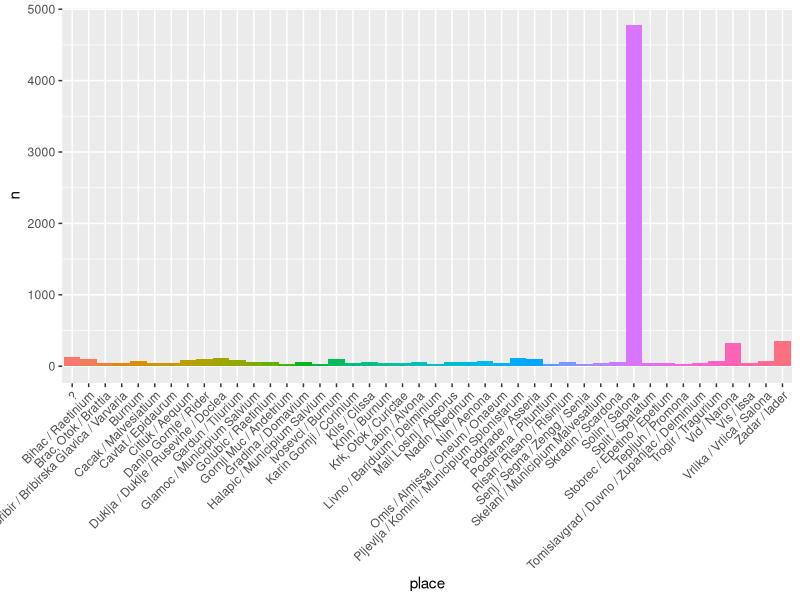
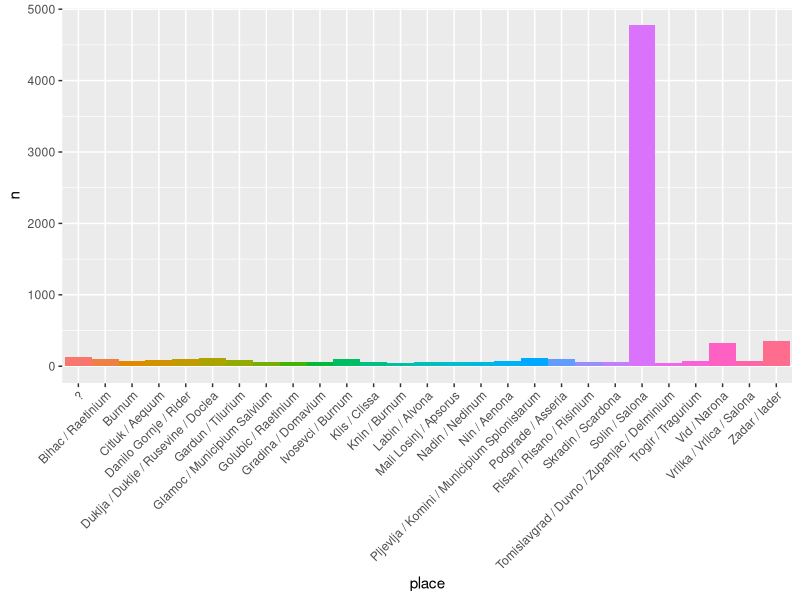
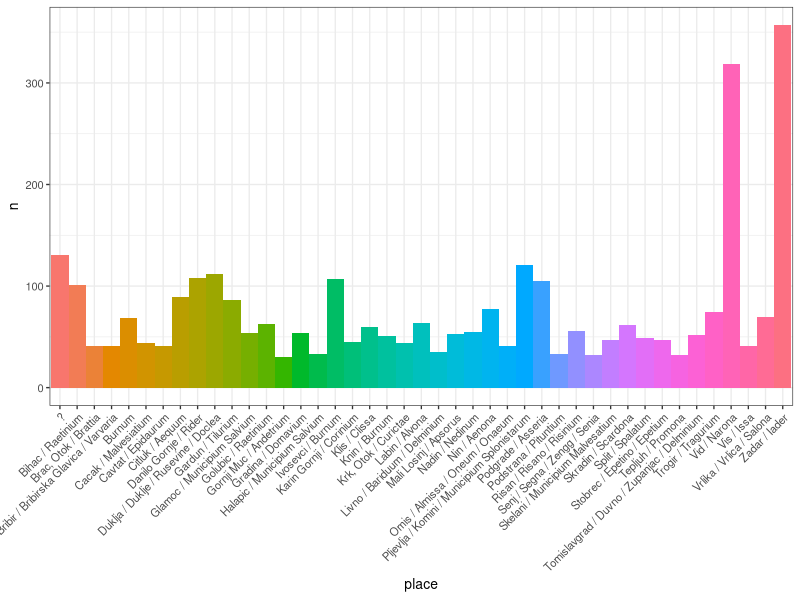

Write R code to recreate these figures, in order.
# Ewan Trying out R Code for Cleaning Epigraphic Data
# Created by: EC 2021/11/05
# Last Edit: EC 2021/11/05

# first, lets load packages

library(tidyverse) #installing tidyvery

library(RColorBrewer) #installing colour package for plot, used by DAACS

library(ggplot2)

AllDalmatiaEpig <- read.csv('whole_dalmatia_epigr_scrape.csv') # Importing our first dataframe (df)

str(AllDalmatiaEpig) # lets have a look at the structure of the data

head(AllDalmatiaEpig) # what are the first 6 rows

AllDalmatiaByDate <- AllDalmatiaEpig %>% #makes a df arranged by date
  arrange(dating.from, dating.to)

AllDalmatiaPlace <- AllDalmatiaEpig %>% #makes a df that provides counts of distinct places
  group_by(place) %>%
  count(place) %>%
  arrange(desc(n)) 

# make a sample df that only has places with 30+ inscriptions
DPSampleThirty <- AllDalmatiaPlace[which(AllDalmatiaPlace$n >= 30),]

# bar plot attempt with angled x-axis names for the list of plces with 30+ inscriptions
ggplot(DPSampleThirty, aes(x=place, y=n, fill=place)) +
  geom_bar(stat="identity", show.legend=F, width = 1) +
  theme(axis.text.x = element_text(angle = 45, hjust=1))

# thats still a lot of values so lets try 50+
DPSampleFifty <- AllDalmatiaPlace[which(AllDalmatiaPlace$n >= 50),]

# bar plot attempt with angled x-axis names for the list of plces with 50+ inscriptions
ggplot(DPSampleFifty, aes(x=place, y=n, fill=place)) +
  geom_bar(stat="identity", show.legend=F, width = 1) +
  theme(axis.text.x = element_text(angle = 45, hjust=1))

# lets make a bar plot that removes the noise of Salona (5000ish inscriptions gets in the way)
# to do so I will make a df that has a range between 30-1000 and then make this into a barplot
DPSampleThirtyToThousand <- AllDalmatiaPlace %>%
  filter(n %in% (30:1000))

theme_set(theme_bw(base_size = 10))
ggplot(DPSampleThirtyToThousand, aes(x=place, y=n, fill=place)) +
  geom_bar(stat="identity", show.legend=F, width = 1) +
  theme(axis.text.x = element_text(angle = 45, hjust=1))
        